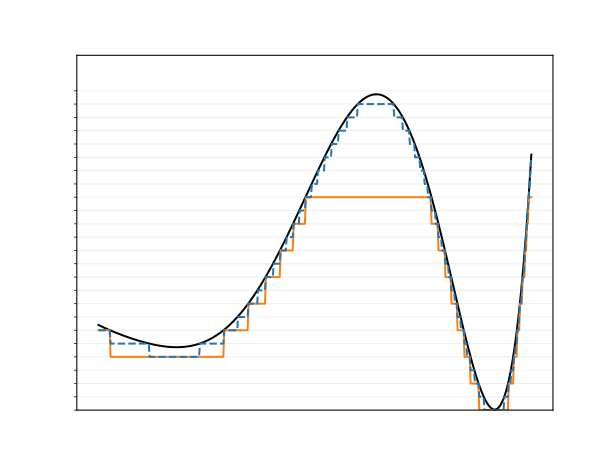

Source code (Python):
import numpy as np
from matplotlib import pyplot as plt
from matplotlib import ticker

poly = np.polynomial.Polynomial([12, -10, 9, -10, 12, 9, -10, 2])
x, y = poly.linspace(500, [0, 3])




# 単関数
# ########################################

# y軸の目盛り・グリッド
major_ticks = np.linspace(0, 30, 8+1)
minor_ticks = np.linspace(0, 45, 24+1)

def floor_2(y):
    if y >= 30:
        return 30
    return int(y/(30/8))*(30/8)

def floor_3(y):
    if y >= 45:
        return 45
    return int(y/(45/24))*(45/24)

y_2 = list(map(floor_2, y))
y_3 = list(map(floor_3, y))


# グラフの枠組み
# ########################################

fig = plt.figure()
ax = fig.add_subplot()


# プロット
# ########################################

ax.plot(x, y, '-k')
ax.plot(x, y_2, color='tab:orange', linestyle='-')
ax.plot(x, y_3, color='tab:blue', linestyle='--')
ax.set_ylim(0, 50)


# 目盛りと格子
# ticks and grid
# ########################################
ax.set_xticks([])
ax.set_yticks(major_ticks)
ax.set_yticks(minor_ticks, minor=True)
ax.grid(axis='y', which='major', alpha=1.0)
ax.grid(axis='y', which='minor', alpha=0.2)


# ここの Method III
# https://www.geeksforgeeks.org/how-to-hide-axis-text-ticks-or-tick-labels-in-matplotlib/
ax.yaxis.set_major_locator(ticker.NullLocator())


# グラフを表示
# ########################################

plt.show()
